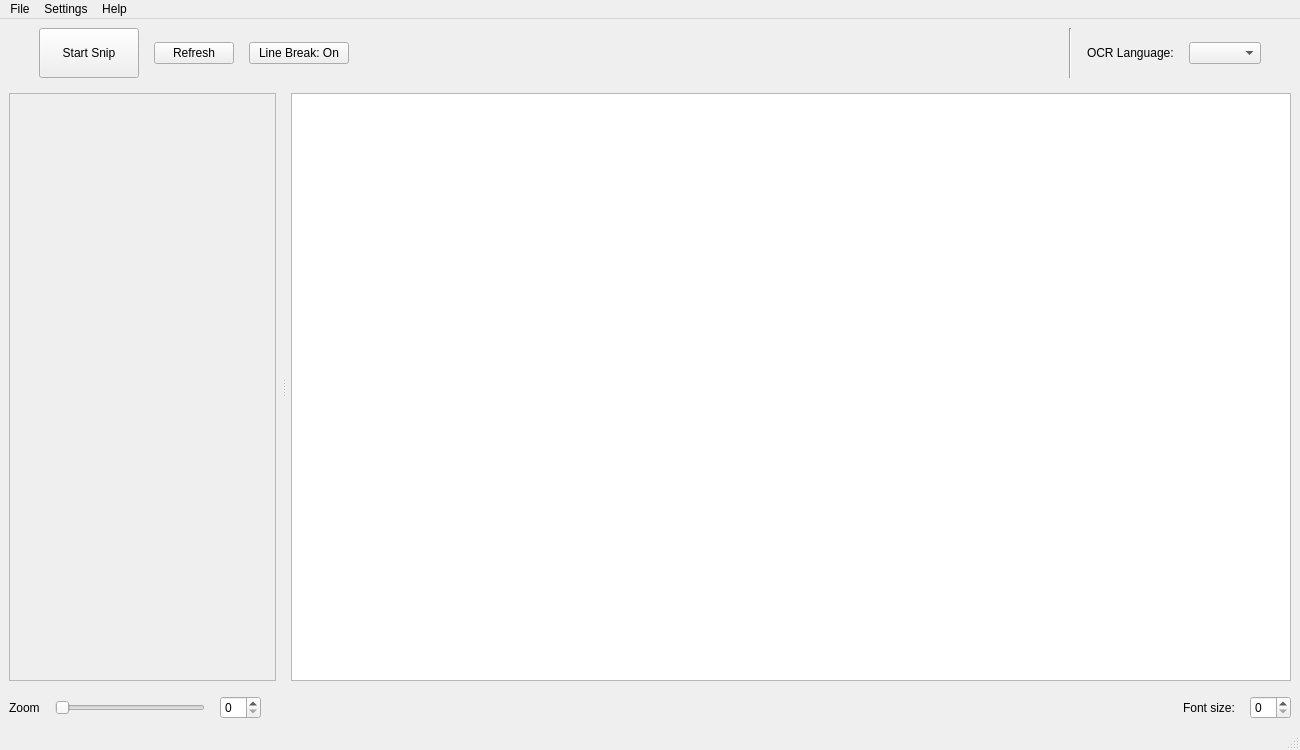
<?xml version="1.0" encoding="UTF-8"?>
<ui version="4.0">
 <class>MainWindow</class>
 <widget class="QMainWindow" name="MainWindow">
  <property name="geometry">
   <rect>
    <x>0</x>
    <y>0</y>
    <width>1300</width>
    <height>750</height>
   </rect>
  </property>
  <property name="minimumSize">
   <size>
    <width>1300</width>
    <height>750</height>
   </size>
  </property>
  <property name="maximumSize">
   <size>
    <width>1300</width>
    <height>750</height>
   </size>
  </property>
  <property name="windowTitle">
   <string>MainWindow</string>
  </property>
  <widget class="QWidget" name="centralwidget">
   <layout class="QVBoxLayout" name="verticalLayout_3">
    <item>
     <layout class="QVBoxLayout" name="verticalLayout" stretch="1,8,0">
      <property name="spacing">
       <number>15</number>
      </property>
      <item>
       <layout class="QHBoxLayout" name="horizontalLayout" stretch="0,0,0,0,0,0,0">
        <property name="leftMargin">
         <number>30</number>
        </property>
        <property name="rightMargin">
         <number>30</number>
        </property>
        <item>
         <widget class="QPushButton" name="pushButton_3">
          <property name="sizePolicy">
           <sizepolicy hsizetype="Minimum" vsizetype="Fixed">
            <horstretch>0</horstretch>
            <verstretch>0</verstretch>
           </sizepolicy>
          </property>
          <property name="minimumSize">
           <size>
            <width>100</width>
            <height>50</height>
           </size>
          </property>
          <property name="layoutDirection">
           <enum>Qt::LeftToRight</enum>
          </property>
          <property name="text">
           <string>Start Snip</string>
          </property>
          <property name="iconSize">
           <size>
            <width>45</width>
            <height>45</height>
           </size>
          </property>
         </widget>
        </item>
        <item>
         <widget class="QPushButton" name="pushButton">
          <property name="text">
           <string>Refresh</string>
          </property>
         </widget>
        </item>
        <item>
         <widget class="QPushButton" name="pushButton_2">
          <property name="minimumSize">
           <size>
            <width>100</width>
            <height>0</height>
           </size>
          </property>
          <property name="text">
           <string>Line Break: On</string>
          </property>
         </widget>
        </item>
        <item>
         <spacer name="horizontalSpacer">
          <property name="orientation">
           <enum>Qt::Horizontal</enum>
          </property>
          <property name="sizeHint" stdset="0">
           <size>
            <width>40</width>
            <height>20</height>
           </size>
          </property>
         </spacer>
        </item>
        <item>
         <widget class="Line" name="line">
          <property name="orientation">
           <enum>Qt::Vertical</enum>
          </property>
         </widget>
        </item>
        <item>
         <widget class="QLabel" name="label_3">
          <property name="text">
           <string>OCR Language:</string>
          </property>
         </widget>
        </item>
        <item>
         <widget class="QComboBox" name="comboBox"/>
        </item>
       </layout>
      </item>
      <item>
       <widget class="QSplitter" name="splitter">
        <property name="sizePolicy">
         <sizepolicy hsizetype="Expanding" vsizetype="Preferred">
          <horstretch>0</horstretch>
          <verstretch>0</verstretch>
         </sizepolicy>
        </property>
        <property name="minimumSize">
         <size>
          <width>0</width>
          <height>0</height>
         </size>
        </property>
        <property name="maximumSize">
         <size>
          <width>2015</width>
          <height>700</height>
         </size>
        </property>
        <property name="autoFillBackground">
         <bool>true</bool>
        </property>
        <property name="lineWidth">
         <number>4</number>
        </property>
        <property name="orientation">
         <enum>Qt::Horizontal</enum>
        </property>
        <property name="handleWidth">
         <number>15</number>
        </property>
        <property name="childrenCollapsible">
         <bool>true</bool>
        </property>
        <widget class="QScrollArea" name="scrollArea">
         <property name="minimumSize">
          <size>
           <width>200</width>
           <height>300</height>
          </size>
         </property>
         <property name="maximumSize">
          <size>
           <width>1000</width>
           <height>700</height>
          </size>
         </property>
         <property name="widgetResizable">
          <bool>true</bool>
         </property>
         <widget class="QWidget" name="scrollAreaWidgetContents">
          <property name="geometry">
           <rect>
            <x>0</x>
            <y>0</y>
            <width>263</width>
            <height>562</height>
           </rect>
          </property>
          <widget class="QLabel" name="imageLabel">
           <property name="geometry">
            <rect>
             <x>0</x>
             <y>0</y>
             <width>621</width>
             <height>561</height>
            </rect>
           </property>
           <property name="sizePolicy">
            <sizepolicy hsizetype="Preferred" vsizetype="Preferred">
             <horstretch>0</horstretch>
             <verstretch>0</verstretch>
            </sizepolicy>
           </property>
           <property name="font">
            <font>
             <pointsize>15</pointsize>
             <weight>75</weight>
             <bold>true</bold>
            </font>
           </property>
           <property name="text">
            <string/>
           </property>
           <property name="alignment">
            <set>Qt::AlignCenter</set>
           </property>
          </widget>
         </widget>
        </widget>
        <widget class="QTextBrowser" name="textBrowser">
         <property name="minimumSize">
          <size>
           <width>200</width>
           <height>300</height>
          </size>
         </property>
         <property name="maximumSize">
          <size>
           <width>1000</width>
           <height>700</height>
          </size>
         </property>
        </widget>
       </widget>
      </item>
      <item>
       <layout class="QHBoxLayout" name="horizontalLayout_2" stretch="0,0,0,0,0,0,0">
        <item>
         <widget class="QLabel" name="label">
          <property name="text">
           <string>Zoom</string>
          </property>
         </widget>
        </item>
        <item>
         <widget class="QSlider" name="horizontalSlider">
          <property name="maximumSize">
           <size>
            <width>150</width>
            <height>16777215</height>
           </size>
          </property>
          <property name="orientation">
           <enum>Qt::Horizontal</enum>
          </property>
         </widget>
        </item>
        <item>
         <widget class="QSpinBox" name="spinBox"/>
        </item>
        <item>
         <spacer name="horizontalSpacer_5">
          <property name="orientation">
           <enum>Qt::Horizontal</enum>
          </property>
          <property name="sizeHint" stdset="0">
           <size>
            <width>40</width>
            <height>20</height>
           </size>
          </property>
         </spacer>
        </item>
        <item>
         <widget class="QLabel" name="loadingCircle">
          <property name="text">
           <string/>
          </property>
         </widget>
        </item>
        <item>
         <widget class="QLabel" name="label_2">
          <property name="text">
           <string>Font size:</string>
          </property>
         </widget>
        </item>
        <item>
         <widget class="QSpinBox" name="fontSizeBox"/>
        </item>
       </layout>
      </item>
     </layout>
    </item>
   </layout>
  </widget>
  <widget class="QMenuBar" name="menubar">
   <property name="geometry">
    <rect>
     <x>0</x>
     <y>0</y>
     <width>1300</width>
     <height>21</height>
    </rect>
   </property>
   <widget class="QMenu" name="menuOptions">
    <property name="title">
     <string>File</string>
    </property>
   </widget>
   <widget class="QMenu" name="menuOption">
    <property name="title">
     <string>Settings</string>
    </property>
    <addaction name="actionPreferences"/>
   </widget>
   <widget class="QMenu" name="menuHelp">
    <property name="title">
     <string>Help</string>
    </property>
    <addaction name="actionAbout"/>
   </widget>
   <addaction name="menuOptions"/>
   <addaction name="menuOption"/>
   <addaction name="menuHelp"/>
  </widget>
  <widget class="QStatusBar" name="statusbar"/>
  <action name="actionAbout">
   <property name="text">
    <string>About</string>
   </property>
  </action>
  <action name="actionPreferences">
   <property name="text">
    <string>Preferences</string>
   </property>
  </action>
 </widget>
 <resources/>
 <connections/>
</ui>
